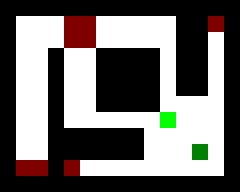

The image is a tile-based game level rendered from a .tmx file. Its description and complete source (layers, tilesets, objects, tile grids) follow:
An orthogonal 15x12 tile map with 16x16 px tiles, 2 tile layers (Layer1, Layer2).

<map version="1.0" orientation="orthogonal" renderorder="right-down" width="15" height="12" tilewidth="16" tileheight="16" nextobjectid="1">
 <tileset firstgid="1" source="Tiles.tsx" />
 <layer name="Layer1" width="15" height="12">
  <data encoding="csv">
1,1,1,1,1,1,1,1,1,1,1,1,1,1,1,
1,5,5,5,5,5,5,5,5,5,5,1,1,5,1,
1,5,5,5,5,5,5,5,5,5,5,1,1,5,1,
1,5,5,1,5,5,1,1,1,1,5,1,1,5,1,
1,5,5,1,5,5,1,1,1,1,5,1,1,5,1,
1,5,5,1,5,5,1,1,1,1,5,1,1,5,1,
1,5,5,1,5,5,1,1,1,1,5,5,5,5,1,
1,5,5,1,5,5,5,5,5,5,5,5,5,5,1,
1,5,5,1,1,1,1,1,1,5,5,5,5,5,1,
1,5,5,1,1,1,1,1,1,5,5,5,5,5,1,
1,5,5,1,5,5,5,5,5,5,5,5,5,5,1,
1,1,1,1,1,1,1,1,1,1,1,1,1,1,1
</data>
 </layer>
 <layer name="Layer2" width="15" height="12">
  <data encoding="csv">
0,0,0,0,0,0,0,0,0,0,0,0,0,0,0,
0,0,0,0,3,3,0,0,0,0,0,0,0,3,0,
0,0,0,0,3,3,0,0,0,0,0,0,0,0,0,
0,0,0,0,0,0,0,0,0,0,0,0,0,0,0,
0,0,0,0,0,0,0,0,0,0,0,0,0,0,0,
0,0,0,0,0,0,0,0,0,0,0,0,0,0,0,
0,0,0,0,0,0,0,0,0,0,0,0,0,0,0,
0,0,0,0,0,0,0,0,0,0,4,0,0,0,0,
0,0,0,0,0,0,0,0,0,0,0,0,0,0,0,
0,0,0,0,0,0,0,0,0,0,0,0,2,0,0,
0,3,3,0,3,0,0,0,0,0,0,0,0,0,0,
0,0,0,0,0,0,0,0,0,0,0,0,0,0,0
</data>
 </layer>
</map>
